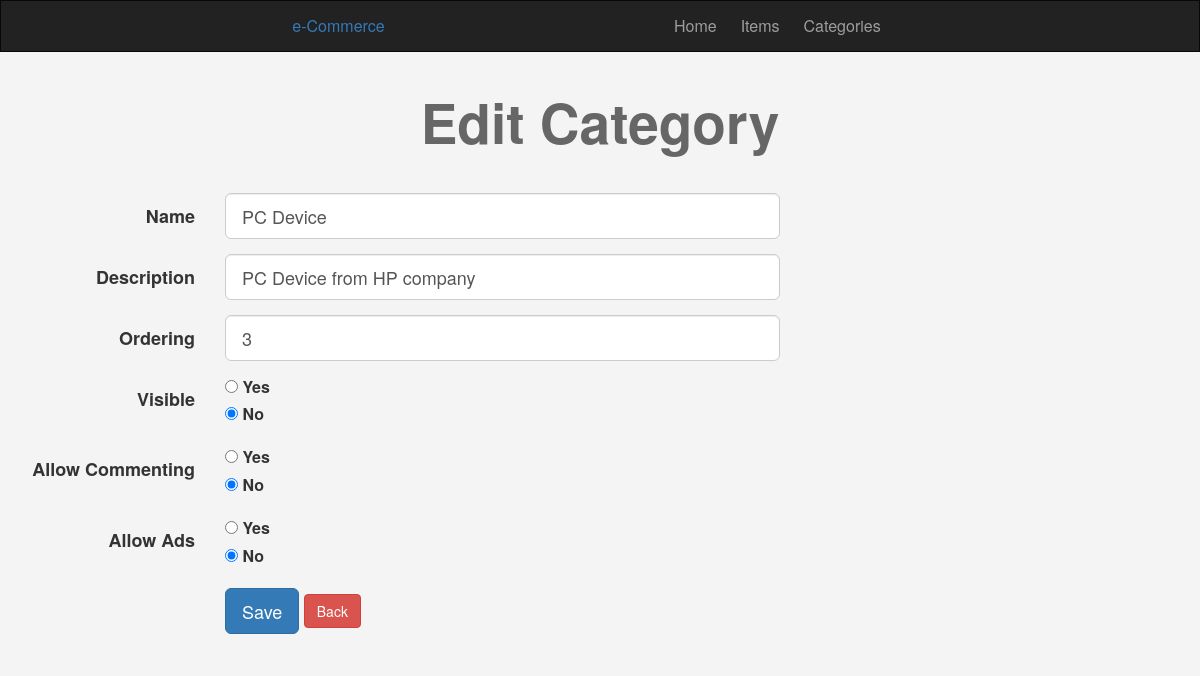
/admin/categories.php?do=Edit&cat_id=13 (signed in), run on the app's committed database.
### tables this page shows
CREATE TABLE `categories` (
  `id` smallint(6) NOT NULL,
  `name` varchar(100) NOT NULL,
  `description` text DEFAULT NULL,
  `ordaring` int(11) DEFAULT NULL,
  `visibility` tinyint(4) NOT NULL DEFAULT 0,
  `allow_comment` tinyint(4) NOT NULL DEFAULT 0,
  `allow_ads` tinyint(4) NOT NULL DEFAULT 0
);

### admin/includes/functions/functions.php (called while the page is built, shortened)
<?php
class Connection
{
    private $dsn = "mysql:host=localhost;dbname=ecommerce";
    private $user = "root";
    private $pass = "";
    private $options = array(
        PDO::MYSQL_ATTR_INIT_COMMAND => "SET NAMES utf8",
    );
    public $conn;
    public function __construct()
    {
        try {
            $this->conn = new PDO($this->dsn, $this->user, $this->pass, $this->options);
            $this->conn->setAttribute(PDO::ATTR_ERRMODE, PDO::ERRMODE_EXCEPTION);
        } catch (PDOException $e) {
            echo "Failed to connect " . $e->getMessage();
        }
    }
    public function fetch_data($filed, $table, $where = NULL, $value = NULL, $order = NULL, $all = NULL)
    {
        if($value == NULL) {
            if($all == NULL) {
                $stmt = $this->conn->prepare("SELECT $filed FROM $table $order");
                $stmt->execute();
                return $stmt->fetch();
            }
            elseif($all == "fetchAll") {
                $stmt = $this->conn->prepare("SELECT $filed FROM $table $order");
                $stmt->execute();
                return $stmt->fetchAll();
            }
        } else{
            if($all == NULL) {
                $stmt = $this->conn->prepare("SELECT $filed FROM $table WHERE $where = ? $order");
                $stmt->execute(array($value));
                return $stmt->fetch();
            }
            elseif($all == "fetchAll") {
                $stmt = $this->conn->prepare("SELECT $filed FROM $table WHERE $where = ? $order");
                $stmt->execute(array($value));
                return $stmt->fetchAll();
            }
        }
    }
}

### admin/categories.php (the view, shortened to what this page needs)
<?php
if(isset($_SESSION['admin'])) {
	include 'init.php';
    $category = new Category();
    $do = isset($_GET['do']) ? $_GET['do'] : 'Manage';
    if ($do == 'Manage') {
		$category = new Category();
		$categories = $category->fetch_data("*", "categories", order: 'ORDER BY ordaring', all: 'fetchAll');
		if(!empty($categories)) {
		?>
			<h1 class="text-center">Manage Categories</h1>
			<div class="container categories">
				<div class="panel panel-default">
					<div class="panel-heading">
						<i class="fa fa-edit"></i> Manage Categories
						<div class="option pull-right">
							<!-- <i class="fa fa-sort"></i> Ordering: [
							<a class="" href="?sort=asc">Asc</a> |
							<a class="" href="?sort=desc">Desc</a> ] -->
							<i class="fa fa-eye"></i> View: [
							<span class="active" data-view="full">Full</span> |
							<span data-view="classic">Classic</span> ]
						</div>
					</div>
					<div class="panel-body">
					<?php
						foreach($categories as $cat) {
					?>
						<div class='cat'>
							<div class='hidden-buttons'>
								<a href='?do=Edit&cat_id=<?= $cat['id'];?>' class='btn btn-xs btn-primary'><i class='fa fa-edit'></i> Edit</a>
								<a href='?do=Delete&cat_id=<?= $cat['id'];?>' class='confirm btn btn-xs btn-danger'><i class='fa fa-close'></i> Delete</a>
							</div>
							<h3><?= $cat['name'];?></h3>
							<div class='full-view'>
								<p><?= $cat['description'];?></p>
								<?= $cat['visibility'] == '0' ? '<span class="visibility cat-span"><i class="fa fa-eye"></i> Hidden</span>' : '';?>
								<?= $cat['allow_comment'] == '0' ? '<span class="commenting cat-span"><i class="fa fa-close"></i> Comment Disabled</span>' : '';?>
								<?= $cat['allow_ads'] == '0' ? '<span class="advertises cat-span"><i class="fa fa-close"></i> Ads Disabled</span>' : '';?>
							</div>
								<!-- <h4 class='child-head'>Child Categories</h4>
								<ul class='list-unstyled child-cats'>
									<li class='child-link'>
										<a href=''></a>
										<a href='' class='show-delete confirm'> Delete</a>
									</li>
								</ul>
		-->
						</div>
						<hr>
						<?php }?>
					</div>
				</div>
				<a class="add-category btn btn-primary" href="?do=Add"><i class="fa fa-plus"></i> Add New Category</a>
			</div>
			<?php
			} else { ?>
					<div class="container">
						<div class="nice-message">There\'s No Categories To Show</div>
						<a href="categories.php?do=Add" class="btn btn-primary">
							<i class="fa fa-plus"></i> New Category
						</a>
					</div>
					<?php }?>
    <?php } elseif ($do == 'Edit') {
        if(isset($_GET['cat_id']) && is_numeric($_GET['cat_id'])) {
            $cat_id = intval($_GET['cat_id']);
            $cat = $category->fetch_data("*", "categories", "id", $cat_id);
            if(!empty($cat)) {
        ?>
       <h1 class="text-center">Edit Category</h1>
				<div class="container">
					<form class="form-horizontal" action="?do=Update&cat_id=<?= $cat['id'];?>" method="POST">
						<div class="form-group form-group-lg">
							<label class="col-sm-2 control-label">Name</label>
							<div class="col-sm-10 col-md-6">
								<input type="text" name="name" class="form-control"  placeholder="Name Of The Category" value="<?= $cat['name'];?>" />
							</div>
						</div>
						<div class="form-group form-group-lg">
							<label class="col-sm-2 control-label">Description</label>
							<div class="col-sm-10 col-md-6">
								<input type="text" name="description" class="form-control" placeholder="Describe The Category" value="<?= $cat['description'];?>" />
							</div>
						</div>
						<div class="form-group form-group-lg">
							<label class="col-sm-2 control-label">Ordering</label>
							<div class="col-sm-10 col-md-6">
								<input type="text" name="ordering" class="form-control" placeholder="Number To Arrange The Categories" value="<?= $cat['ordaring'];?>" />
							</div>
						</div>
						<div class="form-group form-group-lg">
							<label class="col-sm-2 control-label">Visible</label>
							<div class="col-sm-10 col-md-6">
								<div>
									<input id="vis-yes" type="radio" name="visibility" value="1" <?= $cat['visibility'] == '1' ? 'checked' : '';?>/>
									<label for="vis-yes">Yes</label>
								</div>
								<div>
									<input id="vis-no" type="radio" name="visibility" value="0" <?= $cat['visibility'] == '0' ? 'checked' : '';?>/>
									<label for="vis-no">No</label>
								</div>
							</div>
						</div>
						<div class="form-group form-group-lg">
							<label class="col-sm-2 control-label">Allow Commenting</label>
							<div class="col-sm-10 col-md-6">
								<div>
									<input id="com-yes" type="radio" name="commenting" value="1" <?= $cat['allow_comment'] == '1' ? 'checked' : '';?>/>
									<label for="com-yes">Yes</label>
								</div>
								<div>
									<input id="com-no" type="radio" name="commenting" value="0" <?= $cat['allow_comment'] == '0' ? 'checked' : '';?>/>
									<label for="com-no">No</label>
								</div>
							</div>
						</div>
						<div class="form-group form-group-lg">
							<label class="col-sm-2 control-label">Allow Ads</label>
							<div class="col-sm-10 col-md-6">
								<div>
									<input id="ads-yes" type="radio" name="ads" value="1" <?= $cat['allow_ads'] == '1' ? 'checked' : '';?>/>
									<label for="ads-yes">Yes</label>
								</div>
								<div>
									<input id="ads-no" type="radio" name="ads" value="0" <?= $cat['allow_ads'] == '0' ? 'checked' : '';?>/>
									<label for="ads-no">No</label>
								</div>
							</div>
						</div>
						<div class="form-group form-group-lg">
							<div class="col-sm-offset-2 col-sm-10">
								<input type="submit" value="Save" class="btn btn-primary btn-lg" />
                                <a class="add-category btn btn-danger" href="?do=Manage">Back</a>
							</div>
						</div>
					</form>
				</div>
        <?php }
        } else{
            header("location:categories.php?do=Manage");
            exit();
        }
    } else{
        header("location:categories.php?do=Manage");
        exit();
    }
	include $tpl . 'footer.php';
} else {
	header("location: index.php");
	exit();
}

### admin/layout/css/backend.css (style rules this page uses)
body { background-color: #F4F4F4; font-size: 16px; }
.form-control { position: relative; }
h1 { font-size: 55px; margin: 40px 0; font-weight: bold; color: #666; }

### data on the page
categories: name "PC Device", description "PC Device from HP company", ordering "3", visibility "☐ Yes", visibility "☑ No", allow_comment "☐ Yes", allow_comment "☑ No", allow_ads "☐ Yes", allow_ads "☑ No"
